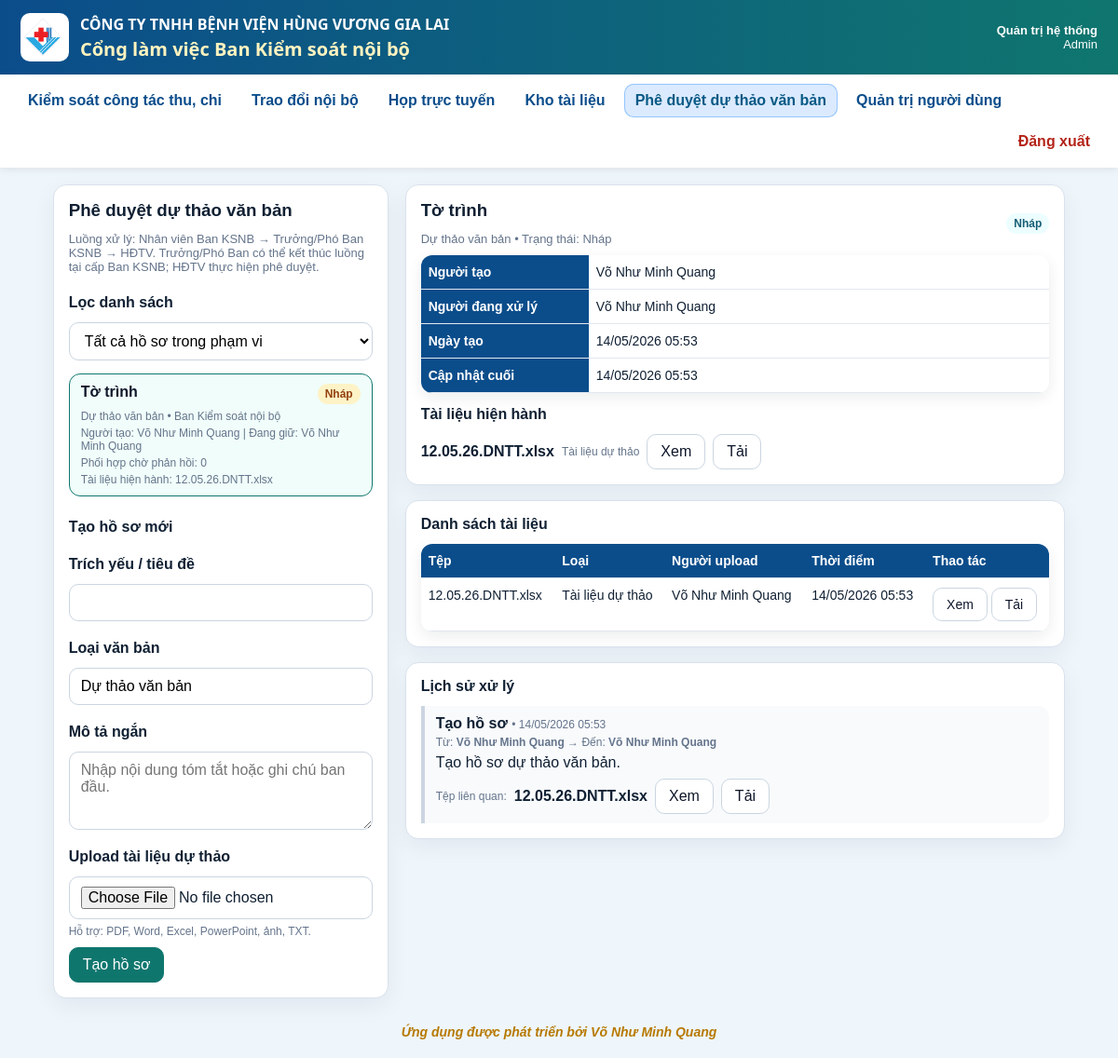
The page /draft-approvals (signed in) on the database as committed earlier.
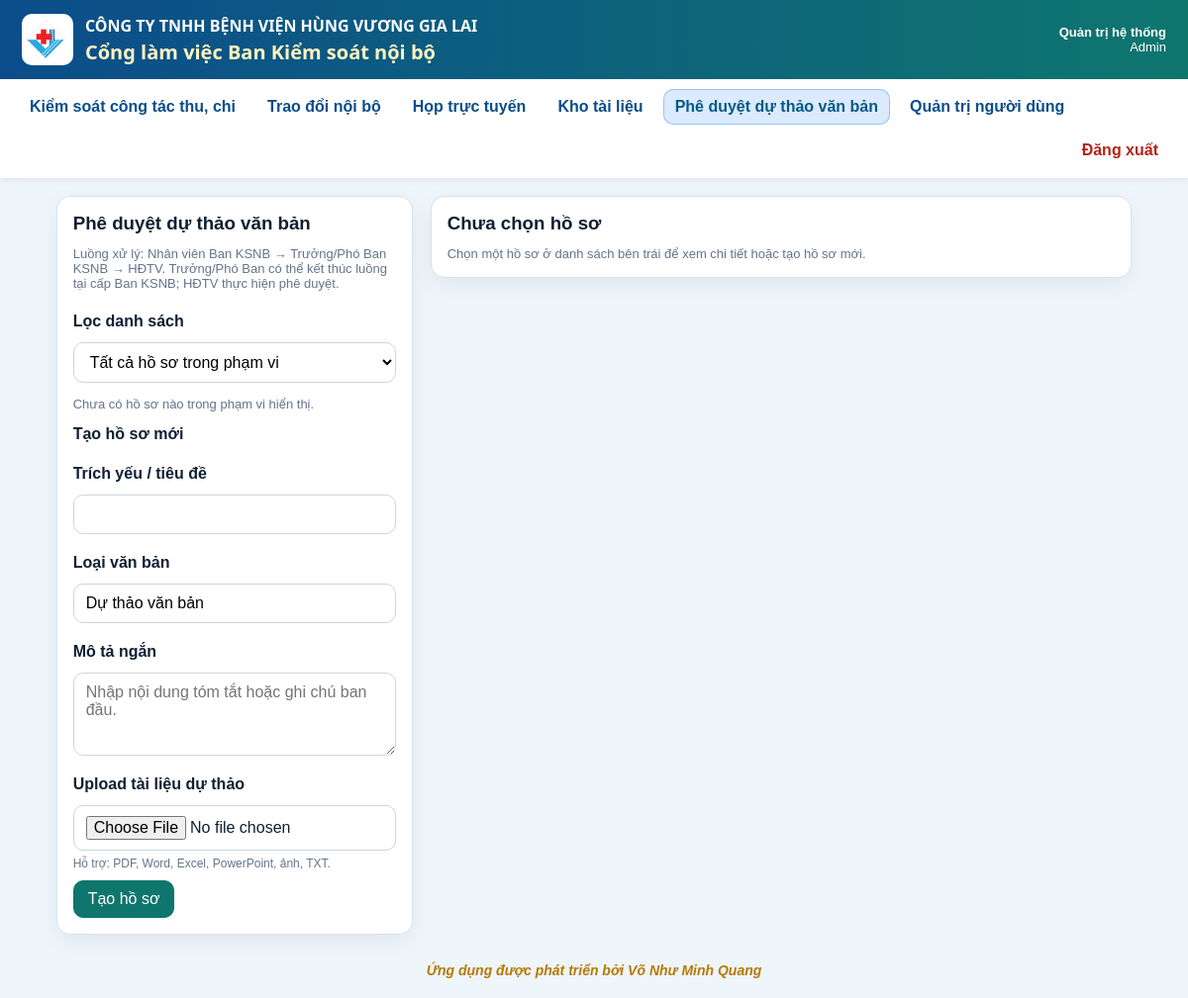
The same page on the database as committed later.
### app/models.py (models this page shows)
class DocumentDrafts(Base):
    __tablename__ = "document_drafts"
    id = Column(String, primary_key=True, default=lambda: str(uuid.uuid4()))
    title = Column(String, nullable=False)
    document_type = Column(String, nullable=True)
    summary = Column(Text, nullable=True)
    created_by = Column(Integer, ForeignKey("users.id"), nullable=False, index=True)
    created_unit_code = Column(String, nullable=True, index=True)
    current_status = Column(String, nullable=False, default="DRAFT", index=True)
    current_handler_user_id = Column(Integer, ForeignKey("users.id"), nullable=True, index=True)
    current_handler_unit_code = Column(String, nullable=True, index=True)
    current_role_code = Column(String, nullable=True, index=True)
    last_submitter_id = Column(Integer, ForeignKey("users.id"), nullable=True, index=True)
    current_file_id = Column(String, nullable=True, index=True)
    is_deleted = Column(Boolean, nullable=False, default=False)
    created_at = Column(DateTime, default=datetime.utcnow, nullable=False)
    updated_at = Column(DateTime, default=datetime.utcnow, nullable=False)
    submitted_at = Column(DateTime, nullable=True)
    approved_at = Column(DateTime, nullable=True)
    finished_at = Column(DateTime, nullable=True)
    creator = relationship("Users", foreign_keys=[created_by])
    current_handler = relationship("Users", foreign_keys=[current_handler_user_id])
    last_submitter = relationship("Users", foreign_keys=[last_submitter_id])
    files = relationship(
        "DocumentDraftFiles",
        back_populates="draft",
        cascade="all, delete-orphan",
        foreign_keys="DocumentDraftFiles.draft_id",
    )
    actions = relationship(
        "DocumentDraftActions",
        back_populates="draft",
        cascade="all, delete-orphan",
        foreign_keys="DocumentDraftActions.draft_id",
    )

class Users(Base):
    __tablename__ = "users"
    id = Column(Integer, primary_key=True)
    username = Column(String, unique=True, nullable=False, index=True)
    full_name = Column(String, nullable=False)
    password_hash = Column(String, nullable=False)
    unit_code = Column(String, nullable=False, default="THANH_VIEN_TRUNG_TAP")
    role_code = Column(String, nullable=False, default="THANH_VIEN_TRUNG_TAP")
    position_title = Column(String, nullable=False, default="Thành viên trưng tập")
    is_active = Column(Integer, nullable=False, default=1)
    created_at = Column(String, nullable=False)
    status = column_property(
        case(
            (is_active == 1, "ACTIVE"),
            else_="LOCKED",
        )
    )

class DocumentDraftFiles(Base):
    __tablename__ = "document_draft_files"
    id = Column(String, primary_key=True, default=lambda: str(uuid.uuid4()))
    draft_id = Column(String, ForeignKey("document_drafts.id"), nullable=False, index=True)
    uploaded_by_user_id = Column(Integer, ForeignKey("users.id"), nullable=False, index=True)
    file_role = Column(String, nullable=False, default="DRAFT_UPLOAD", index=True)
    file_name = Column(String, nullable=False)
    stored_name = Column(String, nullable=True)
    file_path = Column(String, nullable=False)
    mime_type = Column(String, nullable=True)
    size_bytes = Column(Integer, nullable=False, default=0)
    is_active = Column(Boolean, nullable=False, default=True)
    is_deleted = Column(Boolean, nullable=False, default=False)
    uploaded_at = Column(DateTime, default=datetime.utcnow, nullable=False)
    draft = relationship("DocumentDrafts", back_populates="files", foreign_keys=[draft_id])
    uploaded_by = relationship("Users", foreign_keys=[uploaded_by_user_id])

class DocumentDraftActions(Base):
    __tablename__ = "document_draft_actions"
    id = Column(String, primary_key=True, default=lambda: str(uuid.uuid4()))
    draft_id = Column(String, ForeignKey("document_drafts.id"), nullable=False, index=True)
    action_type = Column(String, nullable=False, index=True)
    from_user_id = Column(Integer, ForeignKey("users.id"), nullable=True, index=True)
    to_user_id = Column(Integer, ForeignKey("users.id"), nullable=True, index=True)
    from_unit_code = Column(String, nullable=True)
    to_unit_code = Column(String, nullable=True)
    comment = Column(Text, nullable=True)
    linked_file_id = Column(String, ForeignKey("document_draft_files.id"), nullable=True, index=True)
    is_pending = Column(Boolean, nullable=False, default=False)
    response_text = Column(Text, nullable=True)
    responded_at = Column(DateTime, nullable=True)
    created_at = Column(DateTime, default=datetime.utcnow, nullable=False)
    draft = relationship("DocumentDrafts", back_populates="actions", foreign_keys=[draft_id])
    from_user = relationship("Users", foreign_keys=[from_user_id])
    to_user = relationship("Users", foreign_keys=[to_user_id])
    linked_file = relationship("DocumentDraftFiles", foreign_keys=[linked_file_id])

### app/routers/draft_approval.py (the view)
@router.get("/draft-approvals")
def draft_approval_page(
    request: Request,
    status: str = "",
    selected_id: str = "",
    db: Session = Depends(get_db),
):
    _ensure_tables()
    user = login_required(request, db)
    _ensure_draft_module_allowed(user)
    selected_status = (status or "").strip()
    drafts = _load_visible_drafts(db, user, selected_status)
    selected_draft: Optional[DocumentDrafts] = None
    if selected_id:
        selected_draft = (
            db.query(DocumentDrafts)
            .filter(DocumentDrafts.id == selected_id)
            .filter(DocumentDrafts.is_deleted.is_(False))
            .first()
        )
        if selected_draft and not _can_view_draft(db, selected_draft, user):
            selected_draft = None
    if not selected_draft and drafts:
        selected_draft = drafts[0]["obj"]
    detail = None
    if selected_draft:
        active_file = _active_file(db, selected_draft.id)
        files = (
            db.query(DocumentDraftFiles)
            .filter(
                DocumentDraftFiles.draft_id == selected_draft.id,
                DocumentDraftFiles.is_deleted.is_(False),
            )
            .order_by(DocumentDraftFiles.uploaded_at.desc())
            .all()
        )
        actions = (
            db.query(DocumentDraftActions)
            .filter(DocumentDraftActions.draft_id == selected_draft.id)
            .order_by(DocumentDraftActions.created_at.asc())
            .all()
        )
        pending_coord = _get_pending_coordination_for_user(db, selected_draft.id, int(user.id))
        if selected_draft.current_handler_user_id == user.id:
            submit_candidates = _get_submit_candidates(db, selected_draft, user)
            coord_candidates = _get_coordination_candidates(db, selected_draft, user)
        else:
            submit_candidates = []
            coord_candidates = []
        if active_file:
            setattr(active_file, "file_role_label", _file_role_label(getattr(active_file, "file_role", None)))
            setattr(active_file, "preview_url", _draft_file_preview_url(active_file))
        for file_row in files:
            setattr(file_row, "file_role_label", _file_role_label(getattr(file_row, "file_role", None)))
            setattr(file_row, "preview_url", _draft_file_preview_url(file_row))
        for action_row in actions:
            setattr(action_row, "action_label", _action_label(getattr(action_row, "action_type", None)))
            linked_file = getattr(action_row, "linked_file", None)
            if linked_file:
                setattr(linked_file, "file_role_label", _file_role_label(getattr(linked_file, "file_role", None)))
                setattr(linked_file, "preview_url", _draft_file_preview_url(linked_file))
        detail = {
            "draft": selected_draft,
            "active_file": active_file,
            "files": files,
            "actions": actions,
            "status_label": _status_label(selected_draft.current_status),
            "pending_coord": pending_coord,
            "coord_candidates": coord_candidates,
            "submit_candidates": submit_candidates,
            "can_edit": _can_edit_draft(selected_draft, user),
            "can_approve_forward": _can_approve_forward(selected_draft, user),
            "can_finish": _can_finish_draft(selected_draft, user),
            "is_ksnb_manager_handler": selected_draft.current_handler_user_id == user.id and _is_ksnb_manager(user),
            "is_hdtv_handler": selected_draft.current_handler_user_id == user.id and _is_board(user),
            "is_admin": _is_admin(user),
        }
    return templates.TemplateResponse(
        "draft_approval.html",
        {
            "request": request,
            "app_name": getattr(settings, "APP_NAME", "Cổng làm việc Ban Kiểm soát nội bộ"),
            "company_name": getattr(settings, "COMPANY_NAME", ""),
            "draft_rows": drafts,
            "selected_detail": detail,
            "status_options": _load_status_options(),
            "selected_status": selected_status,
            "selected_id": selected_draft.id if selected_draft else "",
            "me": user,
            "me_role_code": _role_code(user),
            "can_create_draft": _is_admin(user) or _is_ksnb(user),
        },
    )

### app/templates/draft_approval.html (shortened to what the changed rows need)
{% extends "base.html" %}
{% block content %}
{% set msg = request.query_params.get('msg') %}
{% set err = request.query_params.get('error') %}
<div class="draft-grid">
  <section class="card">
    <div style="max-height:420px;overflow:auto;margin-bottom:14px;">
      {% for row in draft_rows %}
        {% set status_class = 'status-review' %}
        {% if row.status == 'FINISHED' %}{% set status_class = 'status-finished' %}{% endif %}
        {% if row.status == 'APPROVED' %}{% set status_class = 'status-approved' %}{% endif %}
        {% if row.status == 'RETURNED_FOR_EDIT' %}{% set status_class = 'status-return' %}{% endif %}
        <a class="list-link {% if row.id == selected_id %}active{% endif %}" href="/draft-approvals?status={{ selected_status }}&selected_id={{ row.id }}">
          <div style="display:flex;justify-content:space-between;gap:8px;align-items:flex-start;">
            <strong>{{ row.title }}</strong>
            <span class="badge {{ status_class }}">{{ row.status_label }}</span>
          </div>
          <div class="mini" style="margin-top:6px;">{{ row.document_type or 'Dự thảo văn bản' }} • {{ row.created_unit_name or 'Ban KSNB' }}</div>
          <div class="mini" style="margin-top:4px;">Người tạo: {{ row.creator_name }} | Đang giữ: {{ row.handler_name or '—' }}</div>
          <div class="mini" style="margin-top:4px;">Phối hợp chờ phản hồi: {{ row.pending_coord_count }}</div>
          {% if row.active_file %}
            <div class="mini" style="margin-top:4px;">Tài liệu hiện hành: {{ row.active_file.file_name }}</div>
          {% endif %}
        </a>
      {% else %}
        <div class="muted">Chưa có hồ sơ nào trong phạm vi hiển thị.</div>
      {% endfor %}
    </div>
  </section>
  <section>
    {% if selected_detail %}
      {% set d = selected_detail.draft %}
      <div class="card">
        <div class="section-title">
          <div>
            <h3>{{ d.title }}</h3>
            <div class="muted">{{ d.document_type or 'Dự thảo văn bản' }} • Trạng thái: {{ selected_detail.status_label }}</div>
          </div>
          <span class="badge">{{ selected_detail.status_label }}</span>
        </div>
        <table class="table">
          <tr>
            <th style="width:180px;">Người tạo</th>
            <td>{{ d.creator.full_name or d.creator.username if d.creator else '—' }}</td>
          </tr>
          <tr>
            <th>Người đang xử lý</th>
            <td>{{ d.current_handler.full_name or d.current_handler.username if d.current_handler else '—' }}</td>
          </tr>
          <tr>
            <th>Ngày tạo</th>
            <td>{{ d.created_at|format_vn_dt }}</td>
          </tr>
          <tr>
            <th>Cập nhật cuối</th>
            <td>{{ d.updated_at|format_vn_dt }}</td>
          </tr>
        </table>
        {% if selected_detail.active_file %}
        <div style="margin-top:14px;">
          <h4>Tài liệu hiện hành</h4>
          <div class="file-line">
            <strong>{{ selected_detail.active_file.file_name }}</strong>
            <span class="mini">{{ selected_detail.active_file.file_role_label }}</span>
            <a class="btn secondary" href="{{ selected_detail.active_file.preview_url }}" target="_blank">Xem</a>
            <a class="btn secondary" href="/draft-approvals/files/{{ selected_detail.active_file.id }}/download">Tải</a>
          </div>
        </div>
        {% endif %}
      </div>
      <div class="card" style="margin-top:16px;">
        <h4>Danh sách tài liệu</h4>
        <table class="table">
          <thead>
            <tr>
              <th>Tệp</th>
              <th>Loại</th>
              <th>Người upload</th>
              <th>Thời điểm</th>
              <th>Thao tác</th>
            </tr>
          </thead>
          <tbody>
            {% for f in selected_detail.files %}
            <tr>
              <td>{{ f.file_name }}</td>
              <td>{{ f.file_role_label }}</td>
              <td>{{ f.uploaded_by.full_name or f.uploaded_by.username if f.uploaded_by else '—' }}</td>
              <td>{{ f.uploaded_at|format_vn_dt }}</td>
              <td>
                <a class="btn secondary" href="{{ f.preview_url }}" target="_blank">Xem</a>
                <a class="btn secondary" href="/draft-approvals/files/{{ f.id }}/download">Tải</a>
              </td>
            </tr>
            {% else %}
            <tr>
              <td colspan="5" class="muted">Chưa có tài liệu.</td>
            </tr>
            {% endfor %}
          </tbody>
        </table>
      </div>
      <div class="card" style="margin-top:16px;">
        <h4>Lịch sử xử lý</h4>
        <div class="history">
          {% for a in selected_detail.actions %}
          <div class="history-item">
            <div>
              <strong>{{ a.action_label }}</strong>
              <span class="mini"> • {{ a.created_at|format_vn_dt }}</span>
            </div>
            <div class="mini" style="margin-top:4px;">
              Từ:
              <strong>{{ a.from_user.full_name or a.from_user.username if a.from_user else '—' }}</strong>
              →
              Đến:
              <strong>{{ a.to_user.full_name or a.to_user.username if a.to_user else '—' }}</strong>
            </div>
            {% if a.comment %}
            <div style="margin-top:6px;">{{ a.comment }}</div>
            {% endif %}
            {% if a.linked_file %}
            <div class="file-line" style="margin-top:8px;">
              <span class="mini">Tệp liên quan:</span>
              <strong>{{ a.linked_file.file_name }}</strong>
              <a class="btn secondary" href="{{ a.linked_file.preview_url }}" target="_blank">Xem</a>
              <a class="btn secondary" href="/draft-approvals/files/{{ a.linked_file.id }}/download">Tải</a>
            </div>
            {% endif %}
          </div>
          {% else %}
          <div class="muted">Chưa có lịch sử xử lý.</div>
          {% endfor %}
        </div>
      </div>
    {% else %}
      <div class="card">
        <h3>Chưa chọn hồ sơ</h3>
        <div class="muted">Chọn một hồ sơ ở danh sách bên trái để xem chi tiết hoặc tạo hồ sơ mới.</div>
      </div>
    {% endif %}
  </section>
</div>
{% endblock %}

Rows that differ between the two databases and show on the page:
removed DocumentDrafts: title "Tờ trình", document_type "Dự thảo văn bản", title "Tờ trình", document_type "Dự thảo văn bản", created_at "14/05/2026 05:53", updated_at "14/05/2026 05:53"
no longer on this page (row unchanged): Users: creator_name "Võ Như Minh Quang", full_name "Võ Như Minh Quang", creator "Võ Như Minh Quang", current_handler "Võ Như Minh Quang"
removed DocumentDraftFiles: active_file.file_name "12.05.26.DNTT.xlsx", active_file.file_name "12.05.26.DNTT.xlsx", file_name "12.05.26.DNTT.xlsx", file_role_label "Tài liệu dự thảo", uploaded_by "Võ Như Minh Quang", uploaded_at "14/05/2026 05:53"
removed DocumentDraftActions: action_label "Tạo hồ sơ", created_at "14/05/2026 05:53", from_user "Võ Như Minh Quang", to_user "Võ Như Minh Quang", comment "Tạo hồ sơ dự thảo văn bản.", linked_file.file_name "12.05.26.DNTT.xlsx"
Other text that changed with them:
{{ selected_detail.status_label }}: "Nháp" → (not shown)
{{ selected_detail.active_file.file_role_label }}: "Tài liệu dự thảo" → (not shown)
text no longer shown: "• Trạng thái: Người tạo Người đang xử lý Ngày tạo Cập nhật cuối Tài liệu hiện hành Xem Tải Danh sách tài liệu Tệp Loại Người upload Thời điểm Thao tác Lịch sử xử lý"
text now shown: "Chưa có hồ sơ nào trong phạm vi hiển thị. Chưa chọn hồ sơ Chọn một hồ sơ ở danh sách bên trái để xem chi tiết hoặc tạo hồ sơ mới."
list line gone: "Nháp • Ban Kiểm soát nội bộ Người tạo: | Đang giữ: Phối hợp chờ phản hồi: 0 Tài liệu hiện hành:"
